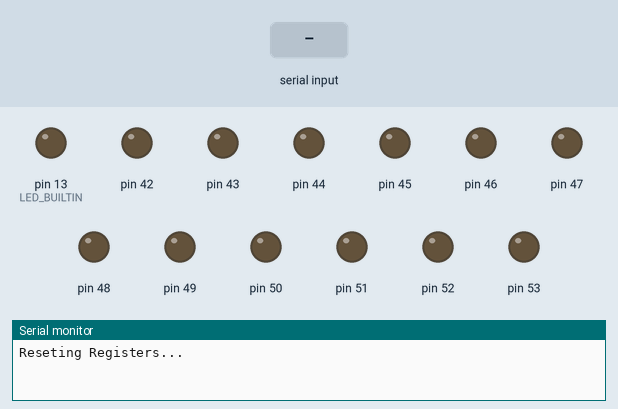
This sketch was run on a simulated Arduino Mega 2560, built with avr-gcc and run on an emulated ATmega2560. On the bench: output pins drawn as LEDs (lit = HIGH), the last lines printed to the serial monitor. Dashed ring = blinking. Inputs (shaded band) come from the test bench. The local clock reads 2024-03-15 10:24:30 at power-on unless the sketch sets it.

Above: at 10.8 s.
At 11.9 s:
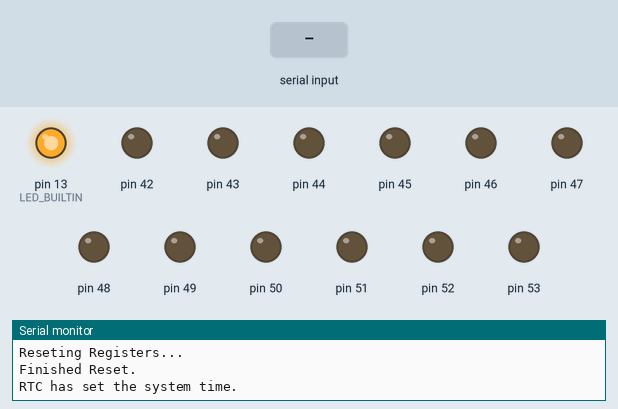
13.1 s: "?" received over Serial
At 14.1 s:
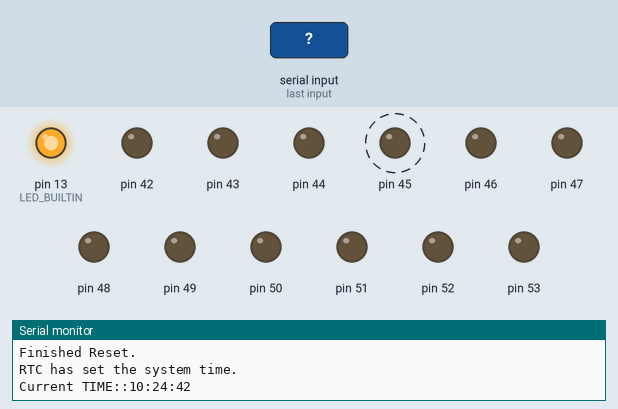
16.6 s: "T90\n" received over the second serial link
20.1 s: "O90\n" received over Serial
23.6 s: "D90\n" received over Serial
Timing chart, 0 to 28.1 s (numbered marks = the images above; inputs shaded):
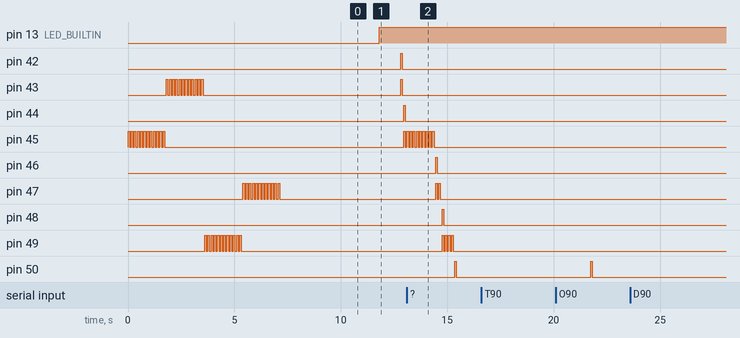

The sketch:

Archeus_Register_Clock.ino
```cpp
/*
* Teleregister clock driver, Used in building a clock.
* currently non async library.
* Will be using an Arduino MEGA due to the amount of IO lines
*
*/
#if !defined(__AVR_ATmega2560__)
#error This code is designed to run on Arduino MEGA boards
#endif

/**Need a way store and retrieve from eeprom***/
#include <EEPROMex.h>
#include "Arduino.h"


/*Needed to use non blocking delays*/
#include "Timer.h"
Timer t;

//Software timeclock until we get an RTC
#include <TimeLib.h>
#include <Wire.h>
#include <DS1307RTC.h>  // a basic DS1307 library that returns time as a time_t
#define TIME_HEADER  "T"   // Header tag for serial time sync message
#define OFFSET_HEADER  "O"   // Header tag for serial time sync message

/*
  Output with Registors
*/
//Include register library
#include "register.h"
Register hour_10(43,42); //10's place hour
Register hour_1(45,44);  //1's place hour
Register min_10(47,46); //10's place min
Register min_1(49,48); //1's place min
Register sec_10(51,50); //10's place sec
Register sec_1(53,52); //1's place sec

//offset
int offset = -5;  // Eastern Standard Time (USA)
bool dst = 1;

//#include <avr/wdt.h>


// the setup function runs once when you press reset or power the board
void setup() {
  // initialize digital pin LED_BUILTIN as an output.
  Serial.begin(115200);
  Serial1.begin(115200); //for time sync messages on WIFI
  pinMode(LED_BUILTIN, OUTPUT);
  //Reset
  Serial.println("Reseting Registers...");
  hour_1.reset();
  hour_10.reset();
  min_1.reset();
  min_10.reset();
  sec_1.reset();
  sec_10.reset();
  Serial.println("Finished Reset.");
  setSyncProvider(RTC.get);   // the function to get the time from the RTC
  delay(1000);
    if(timeStatus()!= timeSet)
     Serial.println("Unable to sync with the RTC.");
  else
     Serial.println("RTC has set the system time.");

  /*Get offset from EEPROM*/
  //offset = EEPROM.readInt(10);
  //if (offset > 12 || offset <-12 )
  //  offset = -8; //PST

  /*Clock service*/
  t.every(1000, digitalClockDisplay);
  //wdt_enable(WDTO_8S);

}

// the loop function runs over and over again forever
void loop() {
  //wdt_reset();

  t.update(); //timer service


  if (Serial.available()) {
    /*Menu and Sync processing*/
    time_t t = processSyncMessage();
    /*Time sync Processing*/
    if (t != 0) {
      //adjustTime(offset * SECS_PER_HOUR);
      t = t + offset * SECS_PER_HOUR;
      if (dst)
      {
        t = t + SECS_PER_HOUR; //one hour advancement if its DST = 1
      }
      RTC.set(t);   // set the RTC and the system time to the received value
      setTime(t);   //While on the system uses timer library
    }
  }

  if (Serial1.available()) {
    /*No menu but look for UNIXTIME*/
    time_t t = processSyncMessage_1();

    /*Time sync Processing*/
    if (t != 0) {
      //adjustTime(offset * SECS_PER_HOUR);
      t = t + offset * SECS_PER_HOUR;
      if (dst)
      {
        t = t + SECS_PER_HOUR; //one hour advancement if its DST = 1
      }
      RTC.set(t);   // set the RTC and the system time to the received value
      setTime(t);   //While on the system uses timer library
    }
  }

/*
  if (timeStatus()!= timeNotSet) {
    digitalClockDisplay();
    //delay(1000);
  }
*/
  if (timeStatus() == timeSet) {
    digitalWrite(LED_BUILTIN, HIGH); // LED on if synced
  } else {
    digitalWrite(LED_BUILTIN, LOW);  // LED off if needs refresh
  }

}


void digitalClockDisplay(){
if (timeStatus()!= timeNotSet) {
  // digital clock display of the time
  Serial.print(F("Current TIME:"));
  printDigits(hourFormat12());
  printDigits(minute());
  printDigits(second());
  Serial.println();

  /*Send to Register*/
  //Serial.println("H10:");
  hour_10.countto((int) hourFormat12() / 10);
  //Serial.println("H01:");
  hour_1.countto((int) hourFormat12() % 10);
  //Serial.println("M10:");
  min_10.countto((int) minute() / 10);
  //Serial.println("M01:");
  min_1.countto((int) minute() % 10);
  //Serial.println("S10:");
  sec_10.countto((int) second() / 10);
  //Serial.println("S01:");
  sec_1.countto(second() % 10);

  /*Date*/
  Serial.print("Current Date:");
  Serial.print(day());
  Serial.print("/");
  Serial.print(month());
  Serial.print("/");
  Serial.print(year());
  Serial.println();


}

}

void printDigits(int digits){
  // utility function for digital clock display: prints preceding colon and leading 0
  Serial.print(":");
  if(digits < 10)
    Serial.print('0');
  Serial.print(digits);
}


unsigned long processSyncMessage() {
  /*T<UNIXTIME>
    O<OFFSET>
    Offset should probably be sent first then time
    TODO: RECIEVE THE SAME INFORMATION ON COM2 WHERE WIFI is at
    */
  unsigned long pctime = 0L;
  const unsigned long DEFAULT_TIME = 1357041600; // Jan 1 2013

  int buff = Serial.read();
  if (buff == 'T' ){
     pctime = Serial.parseInt();
     //return pctime;
     if( pctime < DEFAULT_TIME) { // check the value is a valid time (greater than Jan 1 2013)
       pctime = 0L; // return 0 to indicate that the time is not valid
     }
  } else if (buff == 'O' ) {
    /*Process offset*/
    offset = Serial.parseInt();
    Serial.print("Offset:");
    Serial.println(offset);
    /*TODO save to eeprom*/
  } else if (buff == 'D' ) {
    /*Process offset*/
    dst = Serial.parseInt();
    Serial.print("DST:");
    Serial.println(dst);
    /*TODO save to eeprom*/

  } else if (buff == '?') {
    Serial.println("MENU:");
    Serial.println("T<UNIXTIME>");
    Serial.println("O<OFFSET>");
    Serial.println("D<1/0>");


  }


/*
  unsigned long pctime = 0L;
  const unsigned long DEFAULT_TIME = 1357041600; // Jan 1 2013
  //Serial.println("Recieved Time Set Command!");
  if(Serial.find(TIME_HEADER)) {
     pctime = Serial.parseInt();
     return pctime;
     if( pctime < DEFAULT_TIME) { // check the value is a valid time (greater than Jan 1 2013)
       pctime = 0L; // return 0 to indicate that the time is not valid
     }
  }
*/

  return pctime;
}


unsigned long processSyncMessage_1() {

  unsigned long pctime = 0L;
  const unsigned long DEFAULT_TIME = 1357041600; // Jan 1 2013

  if(Serial1.find(TIME_HEADER)) {
    Serial.println("*********Recieved Time on WIFI!");
     pctime = Serial1.parseInt();
     //return pctime;
     if( pctime < DEFAULT_TIME) { // check the value is a valid time (greater than Jan 1 2013)
       pctime = 0L; // return 0 to indicate that the time is not valid
     }
  }
  return pctime;
}
```

register.cpp
```cpp
#include "register.h"

Register::Register(byte A_Pin, byte B_Pin) {
  pinMode(A_Pin, OUTPUT);
  pinMode(B_Pin, OUTPUT);
  digitalWrite(A_Pin, LOW);
  digitalWrite(B_Pin, LOW);
  _A_Pin = A_Pin;
  _B_Pin = B_Pin;
  lastnumber = -1;
}

void Register::reset() {
    //Reset, send 11 pulses to reset
    //TODO: make an async reset
  for(int i = 0; i < 12; i++ ){
  //digitalWrite(LED_BUILTIN, HIGH);  // turn the LED on (HIGH is the voltage level)
  digitalWrite(_A_Pin, HIGH);
  delay(75);                      // wait for a second
  //digitalWrite(LED_BUILTIN, LOW);   // turn the LED off by making the voltage LOW
  digitalWrite(_A_Pin, LOW);
  delay(75);                      // wait for a second
  }

}

void Register::countto(int counto) {
//figure out the last number, then count to it... otherwise reset and count
//static int lastnumber = -1;
/*Serial.print("Last number:");
if (lastnumber == 10)
  Serial.println(0);
else
  Serial.println(lastnumber);*/


if (counto <= 0)
    counto = 10; //Zero is actually 10
//else if (counto > 9)
//    counto = 10; //also zero

if (lastnumber == counto){
  //Serial.println("Nothing to do.");s
  return;
} else if(lastnumber < counto && lastnumber != -1)
{

  // New count is just the difference..
  int difference = counto - lastnumber;

  //Serial.print("Move foward:");
  //Serial.println(difference);
  lastnumber = counto;
  counto = difference; //to be processed

} else if(lastnumber > counto)
{
  lastnumber = counto;
  //trigger reset
  //Serial.println("Reset and count from start");
  reset();
  //TODO: Compute number of cycle without reset
} else
{
  lastnumber = counto;
}

//Count to the number requested.
  for(int i = 0; i < counto; i++ ){
  //digitalWrite(LED_BUILTIN, HIGH);  // turn the LED on (HIGH is the voltage level)
  digitalWrite(_A_Pin,HIGH);
    if (i == 0)//trigger a start
      digitalWrite(_B_Pin, HIGH);

  delay(75);                      // wait for a second
  //digitalWrite(LED_BUILTIN, LOW);   // turn the LED off by making the voltage LOW
  digitalWrite(_A_Pin,LOW);
      if (i == 0)//trigger a start
      digitalWrite(_B_Pin, LOW);
  delay(75);                      // wait for a second
  }
}
```

register.h
```cpp
#ifndef REGISTER_H
#define REGISTER_H
#include "Arduino.h"

class Register {

  private:
    byte _A_Pin; // Pin for Trigger
    byte _B_Pin; // Pin for Reset
    int lastnumber; //for last number

    //For async checking
    bool _isBusy = false;

  public:
    // Setup pin LED and call init()
    //public construct
    Register(byte A_Pin, byte B_Pin);
    // Setup the pin led as OUTPUT
    // and power off the LED - default state
    //void init();

    // Reset the register (11 Clicks usually)
    void reset();
    // Send to distination number
    void countto(int counto);

    //For Async Updates
    //void update();
    //void A_reset();
    //bool isBusy();


};


#endif
```

Measured:
- by itself, pin 45: alternates HIGH for 0.08 s and LOW for 0.08 s, 18 changes in all, then stays LOW
- by itself, pin 47: alternates HIGH for 0.08 s and LOW for 0.08 s, 4 changes in all, then stays LOW
- by itself, pin 49: alternates HIGH for 0.08 s and LOW for 0.08 s, 8 changes in all, then stays LOW
